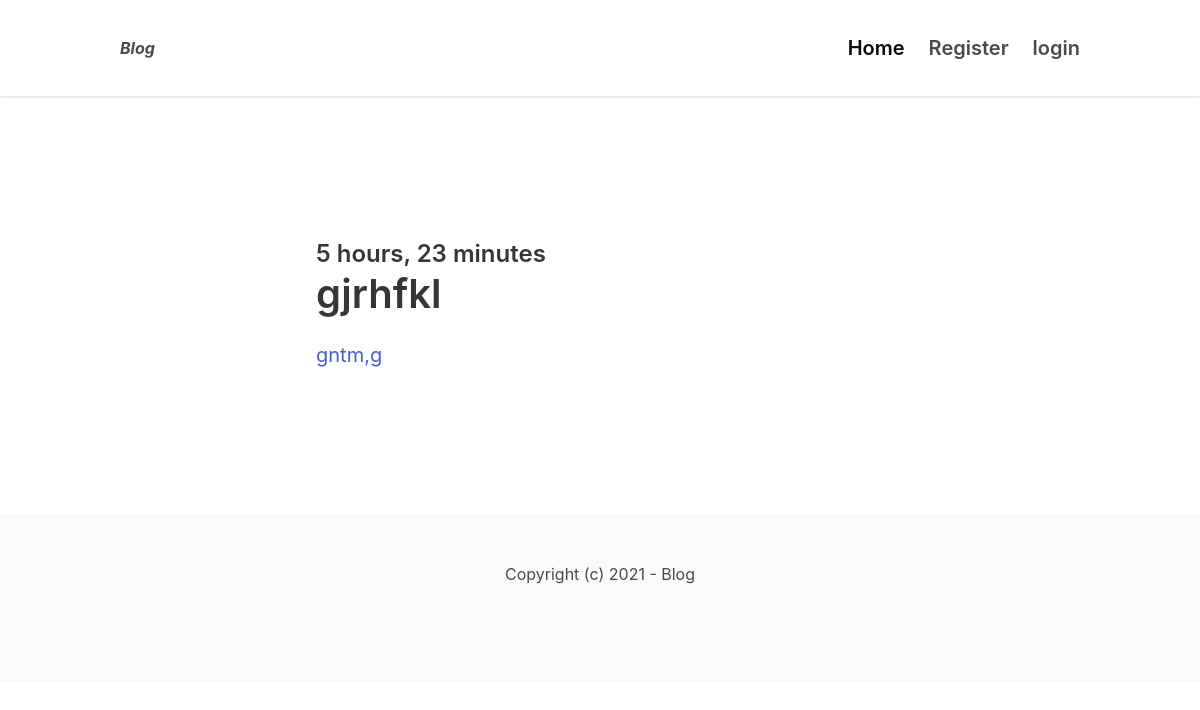
/blogs/, run on an earlier commit of the app's database.
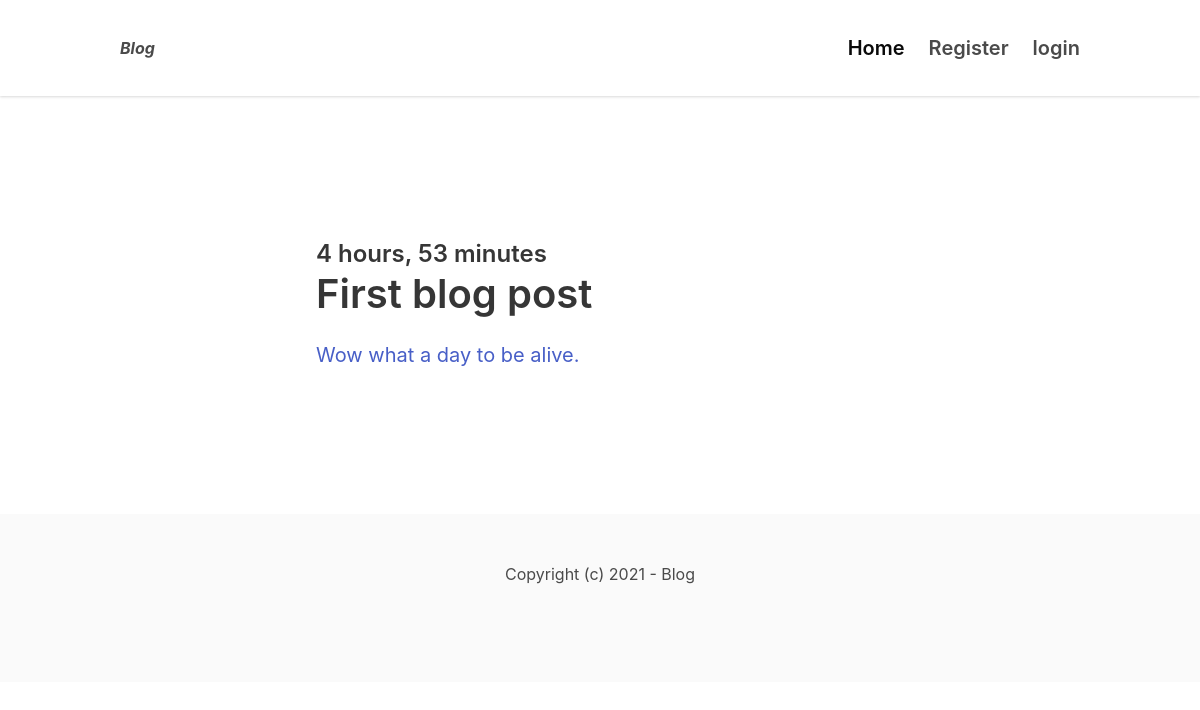
And on a later commit of the database.
### core/models.py (models this page shows, shortened)
class Blogs(models.Model):
    blog_title= models.CharField(max_length=250)
    description = models.TextField()
    author = models.ForeignKey(User, on_delete=models.CASCADE)
    create_date = models.DateTimeField(blank=True, default=datetime.now())
    user_id = models.IntegerField(blank=True)
    blog_tag = models.CharField(max_length=300)

### core/views.py (the view)
# urls.py: path('', views.frontpage, name='frontpage'),
def frontpage(request):
    blogs= Blogs.objects.order_by('-create_date')
    data = {
        'blogs' : blogs,
    }
    return render(request, 'core/frontpage.html', data)

### core/templates/core/frontpage.html
{% extends 'core/base.html' %} {% block title %}Home | {% endblock %} {% block content %}
<section class="hero">
    <div class="hero-body">
        <div class="container">
            <section class="section">
                <div class="columns">
                    {% if blogs %}
                    <div class="column is-8 is-offset-2">
                        {% for blog in blogs %}
                        <div class="content is-medium">
                            <a>
                                <h2 class="subtitle is-4">{{ blog.create_date|timesince }}</h2>
                                <h1 class="title">{{ blog.blog_title }}</h1>
                                <p>{{ blog.description }}</p>
                            </a>
                        </div>
                        {% endfor %}
                    </div>
                    {% else %}
                    <h4> No Blogs</h4>
                    {% endif %}
                </div>
            </section>
        </div>
    </div>
</section>
{% endblock %}

### core/templates/core/base.html (shortened to what this page needs)
<!DOCTYPE html>
<html>
<head>
    <link rel="stylesheet" href="https://unpkg.com/bulma@0.9.2/css/bulma.min.css">
    <link href="https://stackpath.bootstrapcdn.com/font-awesome/4.7.0/css/font-awesome.min.css" rel="stylesheet">
</head>
<body>
    <nav class="navbar">
        <div class="container">
            <div class="navbar-brand">
                <a class="navbar-item" href="{% url 'frontpage' %} ">
                    <strong><em>Blog</em></strong>
                </a>
            </div>
            <div id="navbarMenu" class="navbar-menu">
                <div class="navbar-end">
                    <div class="navbar-item">
                    </div>
                    <a href="{% url 'frontpage' %} " class="navbar-item is-active is-size-5 has-text-weight-semibold ">
                        Home
                    </a>
                    <a href="{% url 'register' %} " class="navbar-item is-size-5 has-text-weight-semibold ">
Register
                    </a>
                    <a href="{% url 'login' %} " class="navbar-item is-size-5 has-text-weight-semibold ">login
                    </a>
                </div>
            </div>
        </div>
    </nav>
    <section class='section'>
        <div>
            {% block content %} {% endblock %}
        </div>
    </section>
    <footer class="footer ">
        <div class="content has-text-centered ">
            <p>
                Copyright (c) 2021 - Blog
            </p>
        </div>
    </footer>
</body>
</html>

### core/templates/core/base.html (style rules this page uses)
nav.navbar { height: 6rem !important; box-shadow: 0 1px 3px 0 rgba(0, 0, 0, .1), 0 1px 2px 0 rgba(0, 0, 0, .06) !important; }

What changed in the data, as far as the page shows it:
removed Blogs: create_date "5 hours, 23 minutes", blog_title "gjrhfkl", description "gntm,g"
added Blogs: create_date "4 hours, 53 minutes", blog_title "First blog post", description "Wow what a day to be alive."
